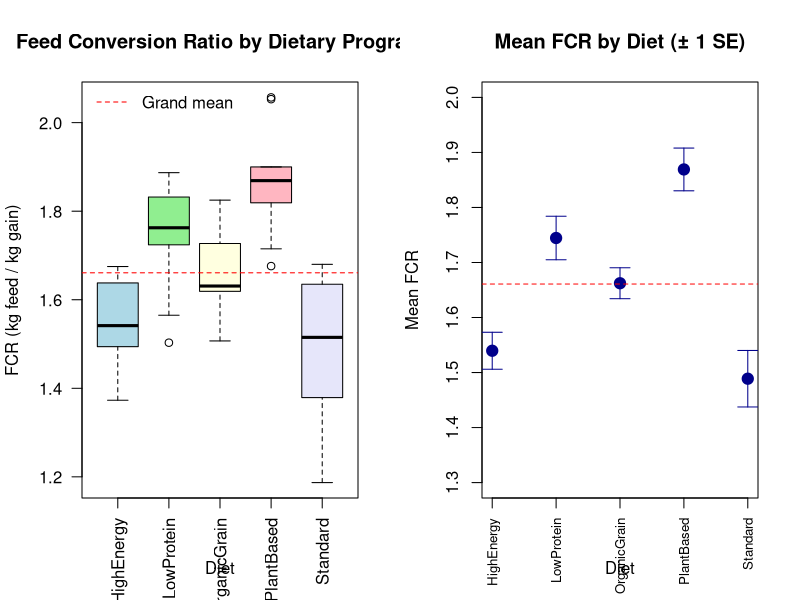
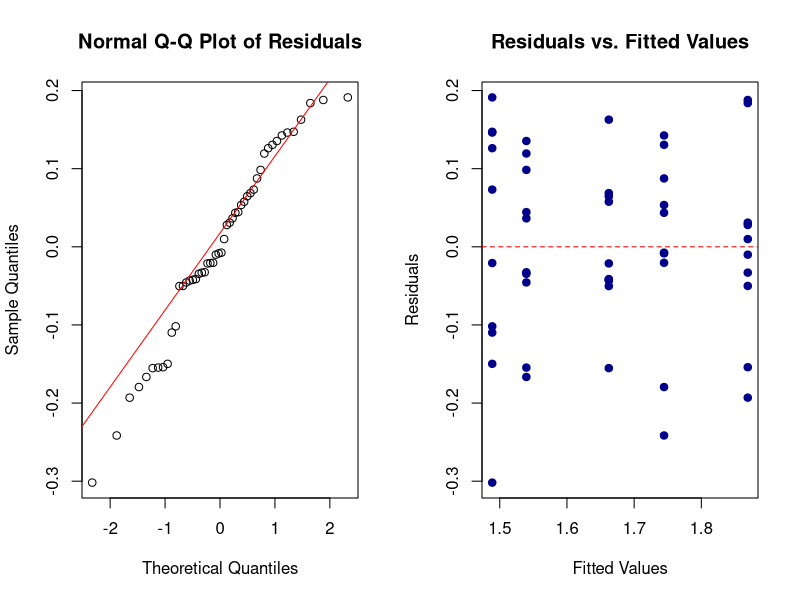

Write the R code that produced these figures, in order.
## ---- chunk 1
#| label: small-example-data
#| echo: true

# Data
breed <- rep(c("Holstein", "Jersey", "BrownSwiss", "Ayrshire"), each = 3)
milk_yield <- c(30, 32, 31,    # Holstein
                24, 25, 24,    # Jersey
                28, 29, 27,    # Brown Swiss
                26, 27, 26)    # Ayrshire

# Create data frame
milk_data <- data.frame(breed = breed, milk_yield = milk_yield)
print(milk_data)
## ---- chunk 2
#| label: cell-means-calculation
#| echo: true

# Cell means model in R
y <- milk_yield
X <- model.matrix(~ breed - 1, data = milk_data)  # -1 removes intercept
colnames(X) <- levels(factor(breed))

# Normal equations
XtX <- t(X) %*% X
Xty <- t(X) %*% y
b <- solve(XtX) %*% Xty

cat("Design matrix X (first 6 rows):\n")
print(head(X))

cat("\nX'X (diagonal because balanced):\n")
print(XtX)

cat("\nX'y (group sums):\n")
print(Xty)

cat("\nParameter estimates b (group means):\n")
print(b)

# Fitted values and residuals
y_hat <- X %*% b
e <- y - y_hat

cat("\nResiduals:\n")
print(e)

# Sum of squares
grand_mean <- mean(y)
SST <- sum((y - grand_mean)^2)
SSM <- sum((y_hat - grand_mean)^2)
SSE <- sum(e^2)

cat("\nSum of Squares:\n")
cat(sprintf("SST = %.3f\n", SST))
cat(sprintf("SS(Breeds) = %.3f\n", SSM))
cat(sprintf("SSE = %.3f\n", SSE))
cat(sprintf("SST - SSM - SSE = %.10f (should be ≈ 0)\n", SST - SSM - SSE))
## ---- chunk 3
#| label: effects-model-calculation
#| echo: true

# Construct reduced effects model design matrix
X_reduced <- cbind(1,
                   c(rep(1,3), rep(0,3), rep(0,3), rep(-1,3)),
                   c(rep(0,3), rep(1,3), rep(0,3), rep(-1,3)),
                   c(rep(0,3), rep(0,3), rep(1,3), rep(-1,3)))

cat("Reduced effects model X (sum-to-zero constraint):\n")
print(X_reduced)

# Solve
XtX_reduced <- t(X_reduced) %*% X_reduced
Xty_reduced <- t(X_reduced) %*% y
b_reduced <- solve(XtX_reduced) %*% Xty_reduced

cat("\nParameter estimates:\n")
cat(sprintf("mu (grand mean) = %.3f\n", b_reduced[1]))
cat(sprintf("alpha1 (Holstein effect) = %.3f\n", b_reduced[2]))
cat(sprintf("alpha2 (Jersey effect) = %.3f\n", b_reduced[3]))
cat(sprintf("alpha3 (BrownSwiss effect) = %.3f\n", b_reduced[4]))
cat(sprintf("alpha4 (Ayrshire effect) = %.3f (from constraint)\n",
    -b_reduced[2] - b_reduced[3] - b_reduced[4]))

# Verify: mu + alpha_i = group means from cell means model
cat("\nVerify equivalence to cell means model:\n")
cat(sprintf("mu + alpha1 = %.3f + %.3f = %.3f (Holstein mean)\n",
    b_reduced[1], b_reduced[2], b_reduced[1] + b_reduced[2]))
cat(sprintf("mu + alpha2 = %.3f + %.3f = %.3f (Jersey mean)\n",
    b_reduced[1], b_reduced[3], b_reduced[1] + b_reduced[3]))
cat(sprintf("mu + alpha3 = %.3f + %.3f = %.3f (BrownSwiss mean)\n",
    b_reduced[1], b_reduced[4], b_reduced[1] + b_reduced[4]))
cat(sprintf("mu + alpha4 = %.3f + %.3f = %.3f (Ayrshire mean)\n",
    b_reduced[1], -b_reduced[2]-b_reduced[3]-b_reduced[4],
    b_reduced[1] - b_reduced[2] - b_reduced[3] - b_reduced[4]))
## ---- chunk 4
#| label: verify-equivalence
#| echo: true

# Fitted values from effects model
y_hat_effects <- X_reduced %*% b_reduced
e_effects <- y - y_hat_effects
SSE_effects <- sum(e_effects^2)

cat("Fitted values comparison:\n")
cat("Cell means model:", head(y_hat), "\n")
cat("Effects model:   ", head(y_hat_effects), "\n")

cat("\nSSE comparison:\n")
cat(sprintf("Cell means model SSE: %.3f\n", SSE))
cat(sprintf("Effects model SSE:    %.3f\n", SSE_effects))
cat("Models are equivalent!\n")
## ---- chunk 5
#| label: anova-table
#| echo: true

# Degrees of freedom
df_breeds <- 4 - 1  # g - 1
df_error <- 12 - 4  # n - g
df_total <- 12 - 1  # n - 1

# Mean squares
MSM <- SSM / df_breeds
MSE <- SSE / df_error

# F-statistic
F_stat <- MSM / MSE

# p-value
p_value <- 1 - pf(F_stat, df_breeds, df_error)

# Create ANOVA table
anova_table <- data.frame(
  Source = c("Breeds", "Error", "Total"),
  df = c(df_breeds, df_error, df_total),
  SS = c(SSM, SSE, SST),
  MS = c(MSM, MSE, NA),
  F = c(F_stat, NA, NA),
  p_value = c(p_value, NA, NA)
)

cat("ANOVA Table:\n")
print(anova_table, row.names = FALSE)

cat("\n")
cat(sprintf("F(%d, %d) = %.3f, p-value = %.6f\n", df_breeds, df_error, F_stat, p_value))

if (p_value < 0.05) {
  cat("\nConclusion: Reject H0 at alpha = 0.05\n")
  cat("There is strong evidence that breed means differ.\n")
} else {
  cat("\nConclusion: Fail to reject H0 at alpha = 0.05\n")
  cat("Insufficient evidence that breed means differ.\n")
}
## ---- chunk 6
#| label: unbalanced-demonstration
#| echo: true

# Remove last observation (Ayrshire #3)
y_unbal <- y[-12]
breed_unbal <- breed[-12]

# Construct design matrix (cell means)
X_unbal <- model.matrix(~ factor(breed_unbal) - 1)

# Check X'X
XtX_unbal <- t(X_unbal) %*% X_unbal

cat("Balanced X'X (from before):\n")
print(XtX)

cat("\nUnbalanced X'X (after removing one Ayrshire):\n")
print(XtX_unbal)

cat("\nNotice: X'X is now NOT diagonal (off-diagonal elements all zero, but different diagonal values)\n")
cat("Sample sizes: Holstein=3, Jersey=3, BrownSwiss=3, Ayrshire=2\n")
cat("\nImplication: Groups have unequal precision (Ayrshire estimate has higher SE)\n")
## ---- chunk 7
#| label: function-design-matrix
#| echo: true

#' Construct Design Matrix for One-Way ANOVA
#'
#' @param group Factor vector indicating group membership
#' @param model_type Character: "cell_means" or "effects"
#' @return Design matrix X (n x g for cell means, n x g for effects with constraint)
make_design_matrix <- function(group, model_type = "cell_means") {

  group <- as.factor(group)
  n <- length(group)
  g <- nlevels(group)

  if (model_type == "cell_means") {
    # Indicator matrix (no intercept)
    X <- model.matrix(~ group - 1)
    colnames(X) <- levels(group)

  } else if (model_type == "effects") {
    # Effects model with sum-to-zero constraint
    # Use contr.sum for sum-to-zero coding
    contrasts(group) <- contr.sum(nlevels(group))
    X <- model.matrix(~ group)
    colnames(X)[1] <- "Intercept"
    colnames(X)[-1] <- paste0("Effect_", levels(group)[-g])

  } else {
    stop("model_type must be 'cell_means' or 'effects'")
  }

  return(X)
}

# Test
group_test <- factor(rep(c("A", "B", "C"), each = 2))
X_cell <- make_design_matrix(group_test, "cell_means")
X_eff <- make_design_matrix(group_test, "effects")

cat("Cell means design matrix:\n")
print(X_cell)

cat("\nEffects model design matrix:\n")
print(X_eff)
## ---- chunk 8
#| label: function-sum-squares
#| echo: true

#' Compute Sum of Squares for One-Way ANOVA
#'
#' @param y Numeric response vector
#' @param X Design matrix
#' @param b Parameter estimates
#' @return List with SST, SSM, SSE, and degrees of freedom
compute_sum_squares <- function(y, X, b) {

  n <- length(y)
  g <- ncol(X)

  # Grand mean
  grand_mean <- mean(y)

  # Fitted values and residuals
  y_hat <- X %*% b
  e <- y - y_hat

  # Sum of squares
  SST <- sum((y - grand_mean)^2)
  SSM <- sum((y_hat - grand_mean)^2)
  SSE <- sum(e^2)

  # Degrees of freedom
  df_model <- g - 1
  df_error <- n - g
  df_total <- n - 1

  # Return list
  list(
    SST = SST,
    SSM = SSM,
    SSE = SSE,
    df_model = df_model,
    df_error = df_error,
    df_total = df_total,
    fitted = as.vector(y_hat),
    residuals = as.vector(e)
  )
}

# Test on milk data
ss_result <- compute_sum_squares(y, X, b)
cat("Sum of Squares:\n")
cat(sprintf("SST = %.3f (df = %d)\n", ss_result$SST, ss_result$df_total))
cat(sprintf("SSM = %.3f (df = %d)\n", ss_result$SSM, ss_result$df_model))
cat(sprintf("SSE = %.3f (df = %d)\n", ss_result$SSE, ss_result$df_error))
## ---- chunk 9
#| label: function-anova-table
#| echo: true

#' Build ANOVA Table from Sum of Squares
#'
#' @param ss_list List returned by compute_sum_squares()
#' @return Data frame containing ANOVA table
build_anova_table <- function(ss_list) {

  # Extract components
  SST <- ss_list$SST
  SSM <- ss_list$SSM
  SSE <- ss_list$SSE
  df_model <- ss_list$df_model
  df_error <- ss_list$df_error
  df_total <- ss_list$df_total

  # Mean squares
  MSM <- SSM / df_model
  MSE <- SSE / df_error

  # F-statistic and p-value
  F_stat <- MSM / MSE
  p_value <- 1 - pf(F_stat, df_model, df_error)

  # Construct table
  anova_table <- data.frame(
    Source = c("Treatments", "Error", "Total"),
    df = c(df_model, df_error, df_total),
    SS = c(SSM, SSE, SST),
    MS = c(MSM, MSE, NA),
    F = c(F_stat, NA, NA),
    p_value = c(p_value, NA, NA)
  )

  return(anova_table)
}

# Test
anova_result <- build_anova_table(ss_result)
cat("ANOVA Table:\n")
print(anova_result, row.names = FALSE, digits = 4)
## ---- chunk 10
#| label: function-complete-anova
#| echo: true

#' One-Way ANOVA: Complete Analysis
#'
#' @param y Numeric response vector
#' @param group Factor vector indicating group membership
#' @param model_type Character: "cell_means" (default) or "effects"
#' @return List containing all ANOVA results
anova_oneway <- function(y, group, model_type = "cell_means") {

  # Convert to factor
  group <- as.factor(group)
  n <- length(y)
  g <- nlevels(group)

  # Step 1: Construct design matrix
  X <- make_design_matrix(group, model_type)

  # Step 2: Solve normal equations
  XtX <- t(X) %*% X
  Xty <- t(X) %*% y
  b <- solve(XtX) %*% Xty

  # Step 3: Compute sum of squares
  ss_list <- compute_sum_squares(y, X, b)

  # Step 4: Build ANOVA table
  anova_table <- build_anova_table(ss_list)

  # Step 5: Compute group means and sample sizes
  group_means <- tapply(y, group, mean)
  group_sizes <- tapply(y, group, length)

  # Step 6: Compute MSE and parameter standard errors
  MSE <- ss_list$SSE / ss_list$df_error
  var_b <- diag(solve(XtX)) * MSE
  se_b <- sqrt(var_b)

  # Return comprehensive results
  results <- list(
    anova_table = anova_table,
    model_type = model_type,
    coefficients = as.vector(b),
    coef_names = colnames(X),
    se_coefficients = se_b,
    group_means = group_means,
    group_sizes = group_sizes,
    fitted_values = ss_list$fitted,
    residuals = ss_list$residuals,
    MSE = MSE,
    sigma = sqrt(MSE),
    X = X,
    XtX = XtX
  )

  class(results) <- "anova_oneway"
  return(results)
}

# Print method
print.anova_oneway <- function(x, ...) {
  cat("\n========================================\n")
  cat("One-Way ANOVA Results\n")
  cat(sprintf("Model Type: %s\n", x$model_type))
  cat("========================================\n\n")

  cat("ANOVA Table:\n")
  print(x$anova_table, row.names = FALSE, digits = 4)

  cat("\n")
  cat("Group Means:\n")
  print(x$group_means, digits = 3)

  cat("\n")
  cat("Group Sample Sizes:\n")
  print(x$group_sizes)

  cat("\n")
  cat(sprintf("Residual Standard Error: %.4f\n", x$sigma))
  cat(sprintf("Multiple R-squared: %.4f\n",
              1 - x$anova_table$SS[2] / x$anova_table$SS[3]))

  invisible(x)
}
## ---- chunk 11
#| label: demo-complete-solver
#| echo: true

# Apply to milk data
fit_cell <- anova_oneway(milk_yield, breed, model_type = "cell_means")
print(fit_cell)

cat("\n--- Effects Model ---\n")
fit_effects <- anova_oneway(milk_yield, breed, model_type = "effects")
print(fit_effects)

# Verify against base R lm()
fit_lm <- lm(milk_yield ~ breed - 1)  # Cell means
fit_lm_anova <- anova(fit_lm)

cat("\n--- Comparison with base R lm() ---\n")
cat("Our ANOVA table:\n")
print(fit_cell$anova_table, row.names = FALSE, digits = 6)

cat("\nBase R anova():\n")
print(fit_lm_anova, digits = 6)

cat("\nDifferences (should be near zero):\n")
cat(sprintf("SS diff: %.10f\n", fit_cell$anova_table$SS[1] - fit_lm_anova$`Sum Sq`[1]))
cat(sprintf("F diff: %.10f\n", fit_cell$anova_table$F[1] - fit_lm_anova$`F value`[1]))
cat(sprintf("p-value diff: %.10e\n", fit_cell$anova_table$p_value[1] - fit_lm_anova$`Pr(>F)`[1]))

cat("\nVerification: Our implementation matches base R! ✓\n")
## ---- chunk 12
#| label: broiler-load-data
#| echo: true
#| message: false

# Load data
broiler_data <- read.csv("data/broiler_feed_efficiency.csv")

cat("Data structure:\n")
str(broiler_data)

cat("\nFirst 10 observations:\n")
print(head(broiler_data, 10))

# Summary statistics by diet
library(dplyr)
summary_stats <- broiler_data %>%
  group_by(diet) %>%
  summarise(
    n = n(),
    mean_FCR = mean(FCR),
    sd_FCR = sd(FCR),
    min_FCR = min(FCR),
    max_FCR = max(FCR)
  )

cat("\nSummary Statistics by Diet:\n")
print(summary_stats, digits = 3)
## ---- chunk 13
#| label: broiler-visualization
#| echo: true
#| fig-width: 10
#| fig-height: 6

# Boxplot
par(mfrow = c(1, 2))

# Boxplot of FCR by diet
boxplot(FCR ~ diet, data = broiler_data,
        main = "Feed Conversion Ratio by Dietary Program",
        xlab = "Diet", ylab = "FCR (kg feed / kg gain)",
        col = c("lightblue", "lightgreen", "lightyellow", "lightpink", "lavender"),
        las = 2)
abline(h = mean(broiler_data$FCR), lty = 2, col = "red")
legend("topleft", legend = "Grand mean", lty = 2, col = "red", bty = "n")

# Means with error bars (± 1 SE)
means <- tapply(broiler_data$FCR, broiler_data$diet, mean)
ses <- tapply(broiler_data$FCR, broiler_data$diet, function(x) sd(x)/sqrt(length(x)))
diets <- names(means)

plot(1:5, means, pch = 19, cex = 1.5, col = "darkblue",
     ylim = c(1.3, 2.0), xaxt = "n",
     xlab = "Diet", ylab = "Mean FCR",
     main = "Mean FCR by Diet (± 1 SE)")
axis(1, at = 1:5, labels = diets, las = 2, cex.axis = 0.8)
arrows(1:5, means - ses, 1:5, means + ses,
       angle = 90, code = 3, length = 0.1, col = "darkblue")
abline(h = mean(broiler_data$FCR), lty = 2, col = "red")

par(mfrow = c(1, 1))
## ---- chunk 14
#| label: broiler-assumptions
#| echo: true
#| fig-width: 10
#| fig-height: 5

par(mfrow = c(1, 2))

# 1. Equal variance (Bartlett test)
bartlett_test <- bartlett.test(FCR ~ diet, data = broiler_data)
cat("Bartlett test for equal variances:\n")
print(bartlett_test)

if (bartlett_test$p.value > 0.05) {
  cat("Conclusion: No evidence of unequal variances (p > 0.05)\n\n")
} else {
  cat("Warning: Evidence of unequal variances (p < 0.05)\n\n")
}

# 2. Normality (Q-Q plot of residuals)
# Fit model first
fit_broiler_lm <- lm(FCR ~ diet, data = broiler_data)
residuals_broiler <- residuals(fit_broiler_lm)

qqnorm(residuals_broiler, main = "Normal Q-Q Plot of Residuals")
qqline(residuals_broiler, col = "red")

# Shapiro-Wilk test
shapiro_test <- shapiro.test(residuals_broiler)
cat("Shapiro-Wilk test for normality:\n")
print(shapiro_test)

if (shapiro_test$p.value > 0.05) {
  cat("Conclusion: No evidence of non-normality (p > 0.05)\n\n")
} else {
  cat("Warning: Evidence of non-normality (p < 0.05)\n\n")
}

# 3. Residuals vs. fitted (check linearity, homoscedasticity)
plot(fitted(fit_broiler_lm), residuals_broiler,
     xlab = "Fitted Values", ylab = "Residuals",
     main = "Residuals vs. Fitted Values",
     pch = 19, col = "darkblue")
abline(h = 0, lty = 2, col = "red")

par(mfrow = c(1, 1))
## ---- chunk 15
#| label: broiler-anova-custom
#| echo: true

# Apply our custom ANOVA function
fit_broiler <- anova_oneway(broiler_data$FCR, broiler_data$diet, model_type = "cell_means")
print(fit_broiler)
## ---- chunk 16
#| label: broiler-economics
#| echo: true

# Assumptions
feed_cost_per_kg <- 0.30  # dollars per kg
bird_market_weight <- 2.5  # kg at processing
feed_cost_margin <- 0.15  # profit margin per kg feed saved

# Calculate feed consumed per bird for each diet
means_FCR <- fit_broiler$group_means
feed_consumed <- means_FCR * bird_market_weight

# Feed cost per bird
feed_cost_per_bird <- feed_consumed * feed_cost_per_kg

# Compare to best diet (HighEnergy)
best_FCR <- min(means_FCR)
best_feed_consumed <- best_FCR * bird_market_weight
best_feed_cost <- best_feed_consumed * feed_cost_per_kg

# Additional cost relative to best
additional_cost <- feed_cost_per_bird - best_feed_cost

# Results
econ_results <- data.frame(
  Diet = names(means_FCR),
  FCR = means_FCR,
  Feed_Consumed_kg = feed_consumed,
  Feed_Cost_per_Bird = feed_cost_per_bird,
  Additional_Cost = additional_cost
)

cat("Economic Analysis:\n")
print(econ_results, row.names = FALSE, digits = 3)

cat("\nAt 100,000 birds per year:\n")
cat(sprintf("PlantBased vs. HighEnergy additional cost: $%.0f\n",
            additional_cost["PlantBased"] * 100000))
cat(sprintf("LowProtein vs. HighEnergy additional cost: $%.0f\n",
            additional_cost["LowProtein"] * 100000))
## ---- chunk 17
#| label: anova-as-regression
#| echo: true

# Method 1: ANOVA (our custom function)
fit_anova <- anova_oneway(milk_yield, breed)

# Method 2: Regression with dummy variables (cell means)
fit_reg_cell <- lm(milk_yield ~ breed - 1)  # -1 removes intercept

# Method 3: Regression with reference cell coding (effects model)
fit_reg_effects <- lm(milk_yield ~ breed)  # Includes intercept

# Compare results
cat("Method 1 (Our ANOVA function):\n")
cat("Coefficients:", fit_anova$coefficients, "\n\n")

cat("Method 2 (Regression with cell means coding):\n")
cat("Coefficients:", coef(fit_reg_cell), "\n\n")

cat("Method 3 (Regression with reference cell coding):\n")
cat("Coefficients:", coef(fit_reg_effects), "\n\n")

# All F-tests match
cat("F-statistics:\n")
cat(sprintf("Our ANOVA: F = %.3f\n", fit_anova$anova_table$F[1]))
cat(sprintf("lm() with cell means: F = %.3f\n",
            summary(fit_reg_cell)$fstatistic[1]))

cat("\nThey're identical because ANOVA IS regression!\n")
